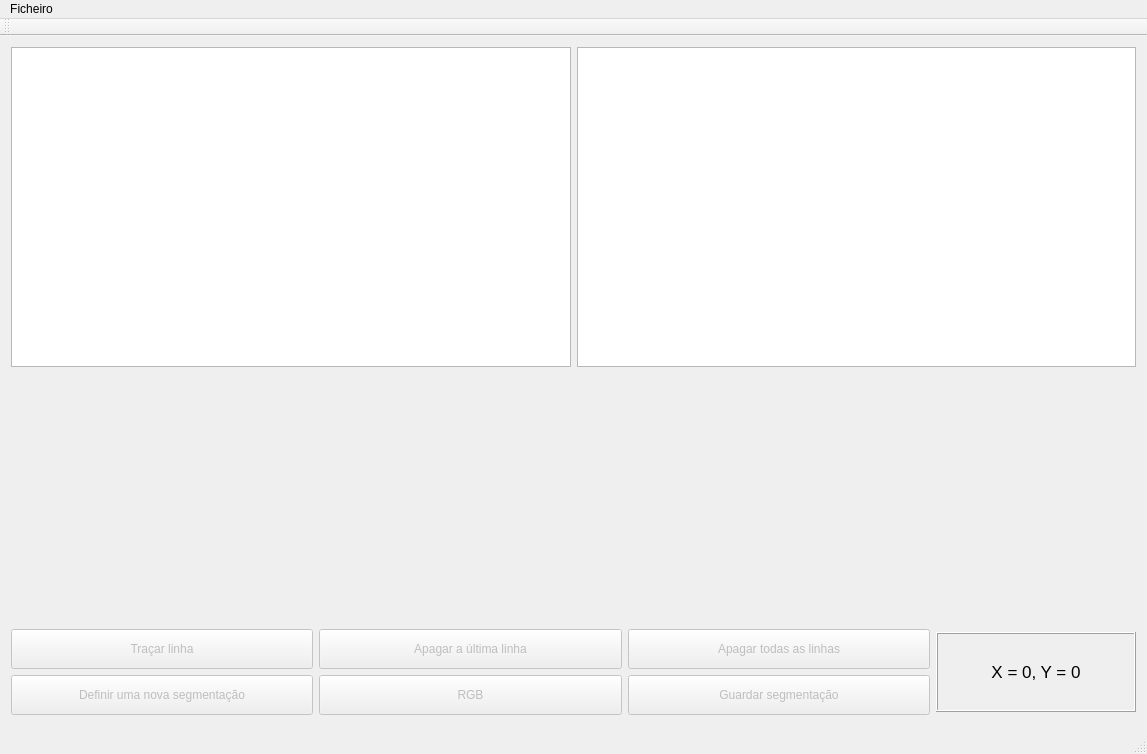
<?xml version="1.0" encoding="UTF-8"?>
<ui version="4.0">
 <class>aplicacao</class>
 <widget class="QMainWindow" name="aplicacao">
  <property name="geometry">
   <rect>
    <x>0</x>
    <y>0</y>
    <width>1147</width>
    <height>746</height>
   </rect>
  </property>
  <property name="windowTitle">
   <string>aplicacao</string>
  </property>
  <widget class="QWidget" name="centralWidget">
   <layout class="QVBoxLayout" name="verticalLayout">
    <item>
     <layout class="QHBoxLayout" name="horizontalLayout">
      <item>
       <widget class="QGraphicsView" name="graph_view">
        <property name="minimumSize">
         <size>
          <width>350</width>
          <height>320</height>
         </size>
        </property>
       </widget>
      </item>
      <item>
       <widget class="QGraphicsView" name="graph_seg">
        <property name="minimumSize">
         <size>
          <width>350</width>
          <height>320</height>
         </size>
        </property>
       </widget>
      </item>
     </layout>
    </item>
    <item>
     <layout class="QHBoxLayout" name="horizontalLayout_3">
      <property name="bottomMargin">
       <number>0</number>
      </property>
      <item>
       <widget class="QLabel" name="label_red">
        <property name="sizePolicy">
         <sizepolicy hsizetype="Ignored" vsizetype="Ignored">
          <horstretch>0</horstretch>
          <verstretch>0</verstretch>
         </sizepolicy>
        </property>
        <property name="minimumSize">
         <size>
          <width>200</width>
          <height>250</height>
         </size>
        </property>
        <property name="text">
         <string/>
        </property>
        <property name="scaledContents">
         <bool>true</bool>
        </property>
       </widget>
      </item>
      <item>
       <widget class="QLabel" name="label_green">
        <property name="sizePolicy">
         <sizepolicy hsizetype="Ignored" vsizetype="Ignored">
          <horstretch>0</horstretch>
          <verstretch>0</verstretch>
         </sizepolicy>
        </property>
        <property name="minimumSize">
         <size>
          <width>200</width>
          <height>250</height>
         </size>
        </property>
        <property name="autoFillBackground">
         <bool>false</bool>
        </property>
        <property name="text">
         <string/>
        </property>
        <property name="scaledContents">
         <bool>true</bool>
        </property>
       </widget>
      </item>
      <item>
       <widget class="QLabel" name="label_blue">
        <property name="sizePolicy">
         <sizepolicy hsizetype="Ignored" vsizetype="Ignored">
          <horstretch>0</horstretch>
          <verstretch>0</verstretch>
         </sizepolicy>
        </property>
        <property name="minimumSize">
         <size>
          <width>200</width>
          <height>250</height>
         </size>
        </property>
        <property name="text">
         <string/>
        </property>
        <property name="scaledContents">
         <bool>true</bool>
        </property>
       </widget>
      </item>
     </layout>
    </item>
    <item>
     <layout class="QHBoxLayout" name="horizontalLayout_2">
      <property name="rightMargin">
       <number>0</number>
      </property>
      <property name="bottomMargin">
       <number>0</number>
      </property>
      <item>
       <layout class="QGridLayout" name="gridLayout">
        <item row="0" column="1">
         <widget class="QPushButton" name="apagar">
          <property name="enabled">
           <bool>false</bool>
          </property>
          <property name="minimumSize">
           <size>
            <width>0</width>
            <height>40</height>
           </size>
          </property>
          <property name="text">
           <string>Apagar a última linha</string>
          </property>
         </widget>
        </item>
        <item row="1" column="1">
         <widget class="QPushButton" name="RGB">
          <property name="enabled">
           <bool>false</bool>
          </property>
          <property name="minimumSize">
           <size>
            <width>0</width>
            <height>40</height>
           </size>
          </property>
          <property name="text">
           <string>RGB</string>
          </property>
         </widget>
        </item>
        <item row="0" column="0">
         <widget class="QPushButton" name="linha">
          <property name="enabled">
           <bool>false</bool>
          </property>
          <property name="minimumSize">
           <size>
            <width>0</width>
            <height>40</height>
           </size>
          </property>
          <property name="text">
           <string>Traçar linha</string>
          </property>
         </widget>
        </item>
        <item row="0" column="2">
         <widget class="QPushButton" name="apagar_tudo">
          <property name="enabled">
           <bool>false</bool>
          </property>
          <property name="sizePolicy">
           <sizepolicy hsizetype="Minimum" vsizetype="Fixed">
            <horstretch>0</horstretch>
            <verstretch>0</verstretch>
           </sizepolicy>
          </property>
          <property name="minimumSize">
           <size>
            <width>0</width>
            <height>40</height>
           </size>
          </property>
          <property name="text">
           <string>Apagar todas as linhas</string>
          </property>
         </widget>
        </item>
        <item row="1" column="2">
         <widget class="QPushButton" name="guardar">
          <property name="enabled">
           <bool>false</bool>
          </property>
          <property name="minimumSize">
           <size>
            <width>0</width>
            <height>40</height>
           </size>
          </property>
          <property name="text">
           <string>Guardar segmentação</string>
          </property>
         </widget>
        </item>
        <item row="1" column="0">
         <widget class="QPushButton" name="nova">
          <property name="enabled">
           <bool>false</bool>
          </property>
          <property name="minimumSize">
           <size>
            <width>0</width>
            <height>40</height>
           </size>
          </property>
          <property name="text">
           <string>Definir uma nova segmentação</string>
          </property>
         </widget>
        </item>
       </layout>
      </item>
      <item>
       <widget class="QLabel" name="x_y">
        <property name="sizePolicy">
         <sizepolicy hsizetype="Fixed" vsizetype="Fixed">
          <horstretch>0</horstretch>
          <verstretch>0</verstretch>
         </sizepolicy>
        </property>
        <property name="minimumSize">
         <size>
          <width>200</width>
          <height>80</height>
         </size>
        </property>
        <property name="font">
         <font>
          <pointsize>13</pointsize>
         </font>
        </property>
        <property name="frameShape">
         <enum>QFrame::Box</enum>
        </property>
        <property name="frameShadow">
         <enum>QFrame::Raised</enum>
        </property>
        <property name="text">
         <string>X = 0, Y = 0</string>
        </property>
        <property name="alignment">
         <set>Qt::AlignCenter</set>
        </property>
       </widget>
      </item>
     </layout>
    </item>
    <item>
     <widget class="QLabel" name="label">
      <property name="sizePolicy">
       <sizepolicy hsizetype="Ignored" vsizetype="Ignored">
        <horstretch>0</horstretch>
        <verstretch>0</verstretch>
       </sizepolicy>
      </property>
      <property name="maximumSize">
       <size>
        <width>944</width>
        <height>16</height>
       </size>
      </property>
      <property name="text">
       <string/>
      </property>
     </widget>
    </item>
   </layout>
  </widget>
  <widget class="QMenuBar" name="menuBar">
   <property name="geometry">
    <rect>
     <x>0</x>
     <y>0</y>
     <width>1147</width>
     <height>22</height>
    </rect>
   </property>
   <widget class="QMenu" name="menuFicheiro">
    <property name="title">
     <string>Ficheiro</string>
    </property>
    <addaction name="actionAbrir"/>
    <addaction name="actionFechar"/>
   </widget>
   <addaction name="menuFicheiro"/>
  </widget>
  <widget class="QToolBar" name="mainToolBar">
   <attribute name="toolBarArea">
    <enum>TopToolBarArea</enum>
   </attribute>
   <attribute name="toolBarBreak">
    <bool>false</bool>
   </attribute>
  </widget>
  <widget class="QStatusBar" name="statusBar"/>
  <action name="actionAbrir">
   <property name="text">
    <string>Abrir</string>
   </property>
  </action>
  <action name="actionFechar">
   <property name="text">
    <string>Fechar</string>
   </property>
  </action>
 </widget>
 <layoutdefault spacing="6" margin="11"/>
 <resources/>
 <connections/>
</ui>
